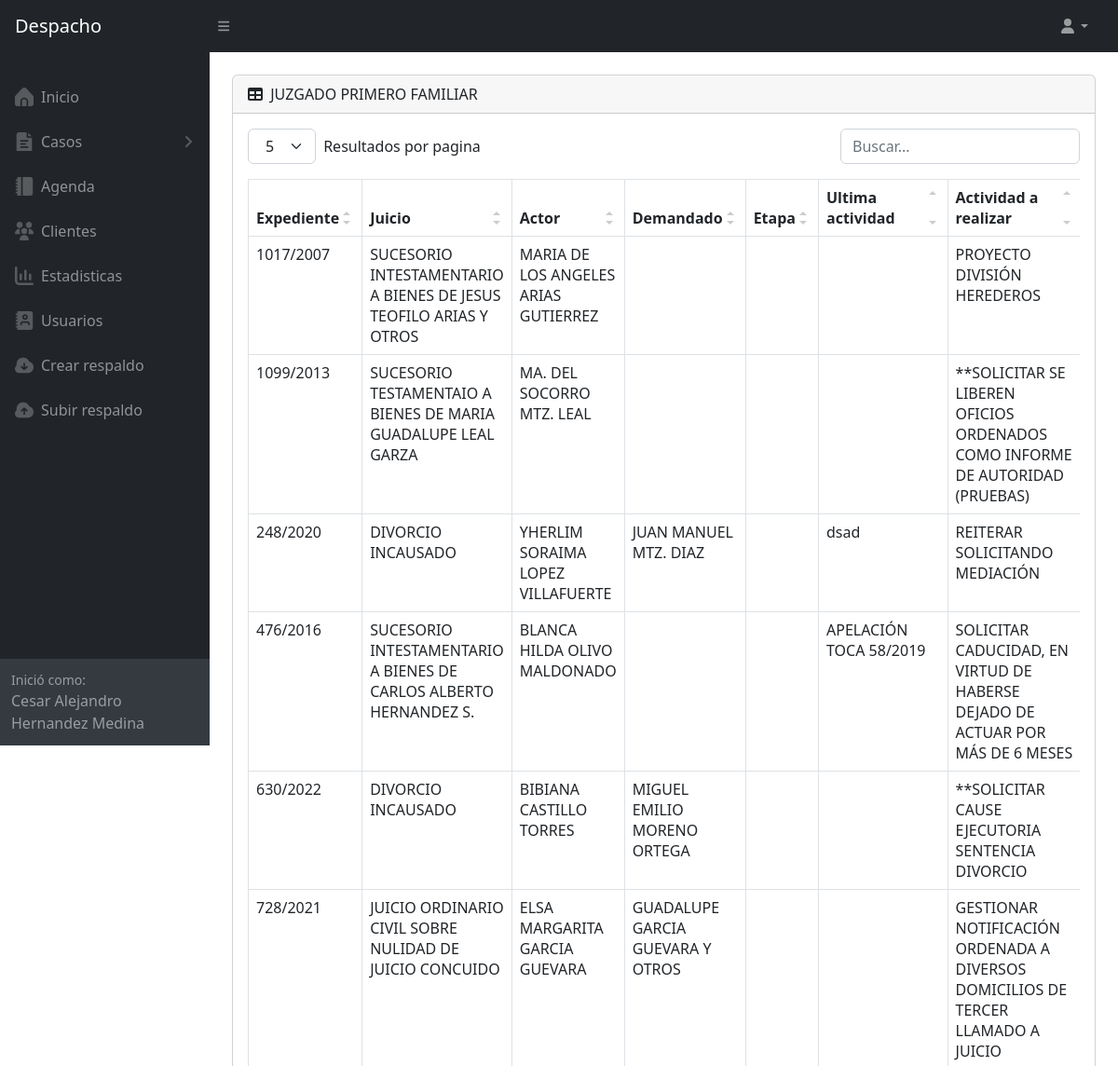
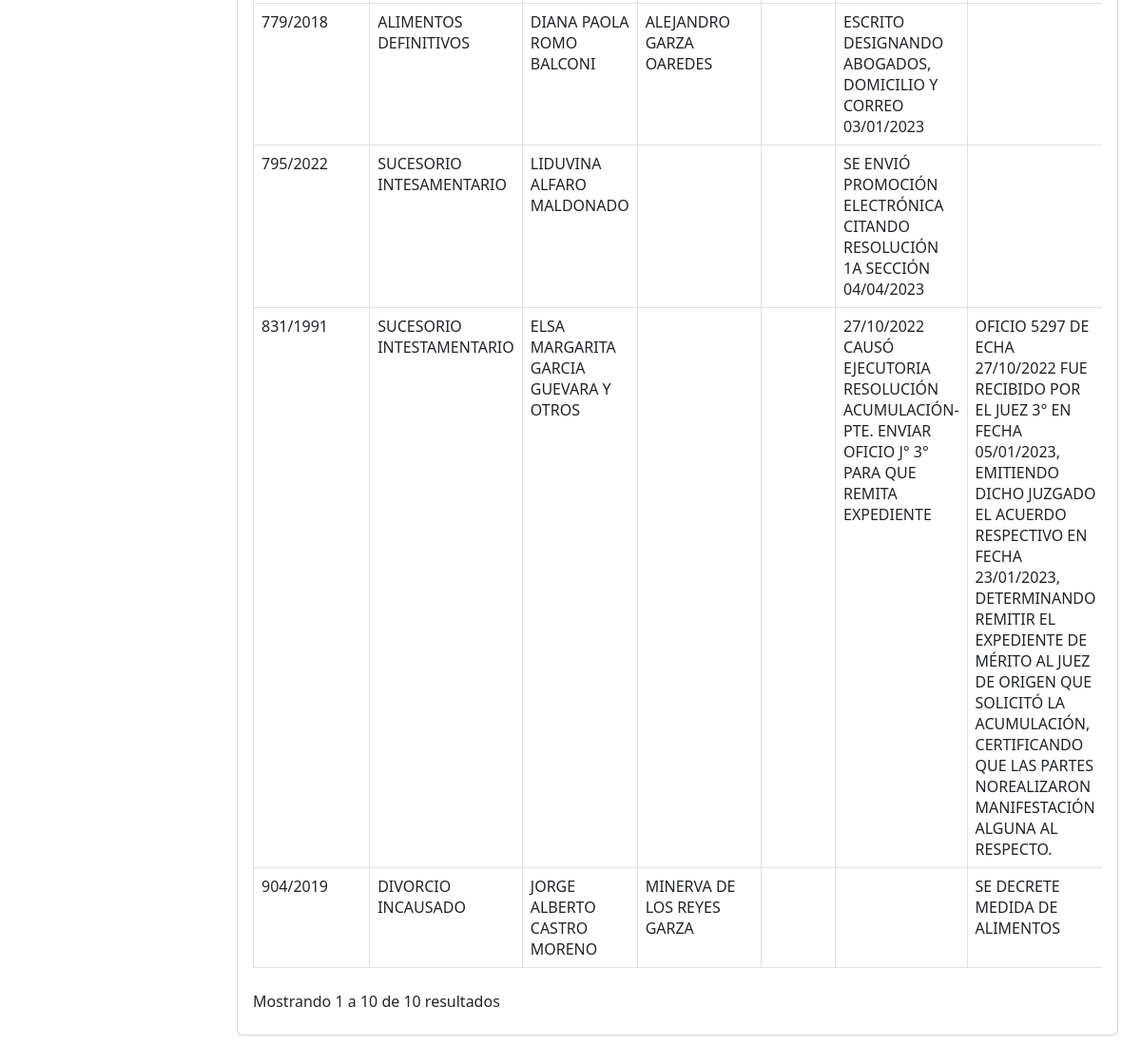
/PAGINADESPACHO/mostrartc.php?clas=familiar (signed in), run on the app's committed database (2 pictures, top to bottom).
### tables this page shows
CREATE TABLE `caso` (
  `expediente` varchar(100) NOT NULL,
  `juicio` varchar(1000) NOT NULL,
  `actor` varchar(1000) NOT NULL,
  `demandado` varchar(3000) NOT NULL,
  `u_act` varchar(1000) NOT NULL,
  `etapa` varchar(400) NOT NULL,
  `a_por_realizar` varchar(1000) NOT NULL,
  `observaciones` varchar(1500) NOT NULL,
  `tipo` varchar(15) NOT NULL,
  `f_inicio` datetime NOT NULL,
  `f_fin` datetime NOT NULL,
  `estado` varchar(30) NOT NULL,
  PRIMARY KEY (`expediente`)
);

### PAGINADESPACHO/mostrartc.php (the view, shortened to what this page needs)
<head>
        <?php   session_start();
         include ("conexion.php");
         if(empty($_SESSION['Idusuario'])){header("location: index.php");}else{
         $id=$_SESSION['Idusuario'];
        $clas=$_GET['clas'];
          ?>
        <link href="css/datatables.css" rel="stylesheet" />
        <link href="css/styles.css" rel="stylesheet" />
        <link href="css/Confi.css" rel="stylesheet" />
    </head>
    <body class="sb-nav-fixed">
        <nav class="sb-topnav navbar-a navbar-expand navbar-dark bg-dark-a">
            <a class="navbar-brand ps-3-a" href="inicio.php">Despacho</a>
            <button class="btn btn-link btn-sm order-1 order-lg-0 me-4 me-lg-0" id="sidebarToggle" href="#!"><i class="fas fa-bars"></i></button>
            <ul class="navbar-nav ms-auto ms-md-0 me-3 me-lg-4">
                <li class="nav-item dropdown">
                    <a class="nav-link dropdown-toggle" id="navbarDropdown" href="#" role="button" data-bs-toggle="dropdown" aria-expanded="false"><i class="fas fa-user fa-fw"></i></a>
                </li>
            </ul>
        </nav>
        <div id="layoutSidenav">
            <div id="layoutSidenav_nav">
                <nav class="sb-sidenav accordion sb-sidenav-dark" id="sidenavAccordion">
                    <div class="sb-sidenav-menu">
                        <div class="nav">
                        <a class="nav-link" href="inicio.php">
                            </a>
                            <a class="nav-link" href="inicio.php">
                                <div class="sb-nav-link-icon"><img src="assets/img/home.png" height="20px" width="20px"></div>
                                Inicio
                            </a>
                              <a class="nav-link collapsed" href="#" data-bs-toggle="collapse" data-bs-target="#collapsePages" aria-expanded="false" aria-controls="collapsePages">
                                <div class="sb-nav-link-icon"><img src="assets/img/doc.png" height="20px" width="20px"></div>
                                Casos
                                <div class="sb-sidenav-collapse-arrow"><i class="fas fa-angle-down"></i></div>
                            </a>
                            <a class="nav-link" href="agenda.php">
                                <div class="sb-nav-link-icon"><img src="assets/img/agenda.png" height="20px" width="20px"></i></div>
                                Agenda
                            </a>
                            <a class="nav-link" href="involucrados.php?clas=Actor">
                                <div class="sb-nav-link-icon"><img src="assets/img/usuarios.png" height="20px" width="20px"></i></div>
                                Clientes
                            </a>
                            <?php
                            $cargo=$_SESSION['cargo'];
?><a class="nav-link" href="esta.php" >
                                <div class="sb-nav-link-icon"><img src="assets/img/stats.png" height="20px" width="20px"></div>
                                Estadisticas
                            </a>
                            <?php
                            if($cargo != "Usuario"){
                            ?>
                            <a class="nav-link" href="Usuarios.php">
                                <div class="sb-nav-link-icon"><img src="assets/img/directorio.png" height="20px" width="20px"></div>
                                Usuarios
                            </a>
                            <?php }else if($cargo=="Usuario"){ } ?>
                            <?php
                            if($cargo == "San Pedro"){
                            ?>
                            <a class="nav-link" href="respaldo.php">
                                <div class="sb-nav-link-icon"><img src="assets/img/crear_respaldo.png" height="20px" width="20px"></div>
                                Crear respaldo
                            </a>
                            <a class="nav-link" href="#" onclick="seleccionarArchivo()">
                                <div class="sb-nav-link-icon"><img src="assets/img/subir_respaldo.png" height="20px" width="20px"></div>
                                Subir respaldo
                            </a>
                            <?php }else if($cargo != "Usuario"){ } ?>
                        </div>
                    </div>
                    <div class="sb-sidenav-footer">
                        <div class="small">Inició como:</div>
                        <?php
                        $nombre=$_SESSION['nombre'];
                        $amaterno=$_SESSION['amaterno'];
                        $apaterno=$_SESSION['apaterno'];
                        echo $nombre." ".$apaterno." ".$amaterno;
                        ?>
                    </div>
                </nav>
            </div>
            <div id="layoutSidenav_content">
            <main><br>
                <div class="container-fluid px-4">
                <div class="card mb-4">
                            <div class="card-header">
                                <i class="fas fa-table me-1"></i>
                                <?php
                        if($clas=="familiar"){
                            echo "JUZGADO PRIMERO FAMILIAR";}
                                ?>
                            </div>
                <div class="card-body">
                                <table id="datatablesSimple">
                                    <thead>
                                        <tr>
                                            <th>Expediente</th>
                                            <th>Juicio</th>
                                            <th>Actor</th>
                                            <th>Demandado</th>
                                            <th>Etapa</th>
                                            <th>Ultima actividad</th>
                                            <th>Actividad a realizar</th>
                                        </tr>
                                    </thead>
                                    <tbody>
				<?php
                        if($clas=="familiar"){
                            if($cargo!="San Pedro"){
                            $sql="SELECT * FROM `caso` WHERE expediente in(select expediente from expedientes where id_usuario='$id') && tipo='familiar' && estado != 'cerrado'  ";
                            }else{$sql="SELECT * FROM caso WHERE tipo='familiar' && estado != 'cerrado'";}}
                                                            $result=mysqli_query($conexion,$sql);
                                                            while($mostrar=mysqli_fetch_array($result)){
                    ?>
					<tr>
                    <td class="celdas_tablas"><?php echo $mostrar['expediente'] ?></td>
						<td class="celdas_tablas"><?php echo $mostrar['juicio'] ?></td>
						<td class="celdas_tablas"><?php if (!empty($mostrar['actor'])){   echo $mostrar['actor']; }else{ ?> <a href="agregari.php?exp=<?php echo $mostrar['expediente']; ?>&tipo=<?php echo $clas; ?> ">Agregar Actor </a> <?php }  ?></td>
						<td class="celdas_tablas"><?php echo $mostrar['demandado'] ?></td>
                        <td class="celdas_tablas"><?php echo $mostrar['u_act'] ?></td>
						<td class="celdas_tablas"><?php echo $mostrar['a_por_realizar'] ?></td>
                        <?php
                        if ($cargo=="Usuario") {}}
				?>
					</tr>
                            </div>
                            </div> </table>
                            </div> </tbody>
                </main>
            </div>
        </div>
    </body>
</html>
<?php } ?>

### PAGINADESPACHO/css/datatables.css (style rules this page uses)
.datatable-table { max-width:100%;width:100%;border-spacing:0;border-collapse:separate }

### data on the page
caso: expediente "1017/2007", juicio "SUCESORIO INTESTAMENTARIO A BIENES DE JESUS TEOFILO ARIAS Y OTROS", actor "MARIA DE LOS ANGELES ARIAS GUTIERREZ", a_por_realizar "PROYECTO DIVISIÓN HEREDEROS"
caso: expediente "1099/2013", juicio "SUCESORIO TESTAMENTAIO A BIENES DE MARIA GUADALUPE LEAL GARZA", actor "MA. DEL SOCORRO MTZ. LEAL", a_por_realizar "**SOLICITAR SE LIBEREN OFICIOS ORDENADOS COMO INFORME DE AUTORIDAD (PRUEBAS)"
caso: expediente "248/2020", juicio "DIVORCIO INCAUSADO", actor "YHERLIM SORAIMA LOPEZ VILLAFUERTE", demandado "JUAN MANUEL MTZ. DIAZ", u_act "dsad", a_por_realizar "REITERAR SOLICITANDO MEDIACIÓN"
caso: expediente "476/2016", juicio "SUCESORIO INTESTAMENTARIO A BIENES DE CARLOS ALBERTO HERNANDEZ S.", actor "BLANCA HILDA OLIVO MALDONADO", u_act "APELACIÓN TOCA 58/2019", a_por_realizar "SOLICITAR CADUCIDAD, EN VIRTUD DE HABERSE DEJADO DE ACTUAR POR MÁS DE 6 MESES"
caso: expediente "630/2022", juicio "DIVORCIO INCAUSADO", actor "BIBIANA CASTILLO TORRES", demandado "MIGUEL EMILIO MORENO ORTEGA", a_por_realizar "**SOLICITAR CAUSE EJECUTORIA SENTENCIA DIVORCIO"
caso: expediente "728/2021", juicio "JUICIO ORDINARIO CIVIL SOBRE NULIDAD DE JUICIO CONCUIDO", actor "ELSA MARGARITA GARCIA GUEVARA", demandado "GUADALUPE GARCIA GUEVARA Y OTROS", a_por_realizar "GESTIONAR NOTIFICACIÓN ORDENADA A DIVERSOS DOMICILIOS DE TERCER LLAMADO A JUICIO"
caso: expediente "779/2018", juicio "ALIMENTOS DEFINITIVOS", actor "DIANA PAOLA ROMO BALCONI", demandado "ALEJANDRO GARZA OAREDES", u_act "ESCRITO DESIGNANDO ABOGADOS, DOMICILIO Y CORREO 03/01/2023"
caso: expediente "795/2022", juicio "SUCESORIO INTESAMENTARIO", actor "LIDUVINA ALFARO MALDONADO", u_act "SE ENVIÓ PROMOCIÓN ELECTRÓNICA CITANDO RESOLUCIÓN 1A SECCIÓN 04/04/2023"
caso: expediente "831/1991", juicio "SUCESORIO INTESTAMENTARIO", actor "ELSA MARGARITA GARCIA GUEVARA Y OTROS", u_act "27/10/2022 CAUSÓ EJECUTORIA RESOLUCIÓN ACUMULACIÓN- PTE. ENVIAR OFICIO J° 3° PARA QUE REMITA EXPEDIENTE", a_por_realizar "OFICIO 5297 DE ECHA 27/10/2022 FUE RECIBIDO POR EL JUEZ 3° EN FECHA 05/01/2023, EMITIENDO DICHO JUZGADO EL ACUERDO RESPECTIVO EN FECHA 23/01/2023, DETERMINANDO REMITIR EL EXPEDIENTE DE MÉRITO AL JUEZ DE ORIGEN QUE SOLICITÓ LA ACUMULACIÓN, CERTIFICANDO QUE LAS PARTES NOREALIZARON MANIFESTACIÓN ALGUNA AL RESPECTO."
caso: expediente "904/2019", juicio "DIVORCIO INCAUSADO", actor "JORGE ALBERTO CASTRO MORENO", demandado "MINERVA DE LOS REYES GARZA", a_por_realizar "SE DECRETE MEDIDA DE ALIMENTOS"

### other printed values
$nombre "Cesar Alejandro"
$apaterno "Hernandez"
$amaterno "Medina"
